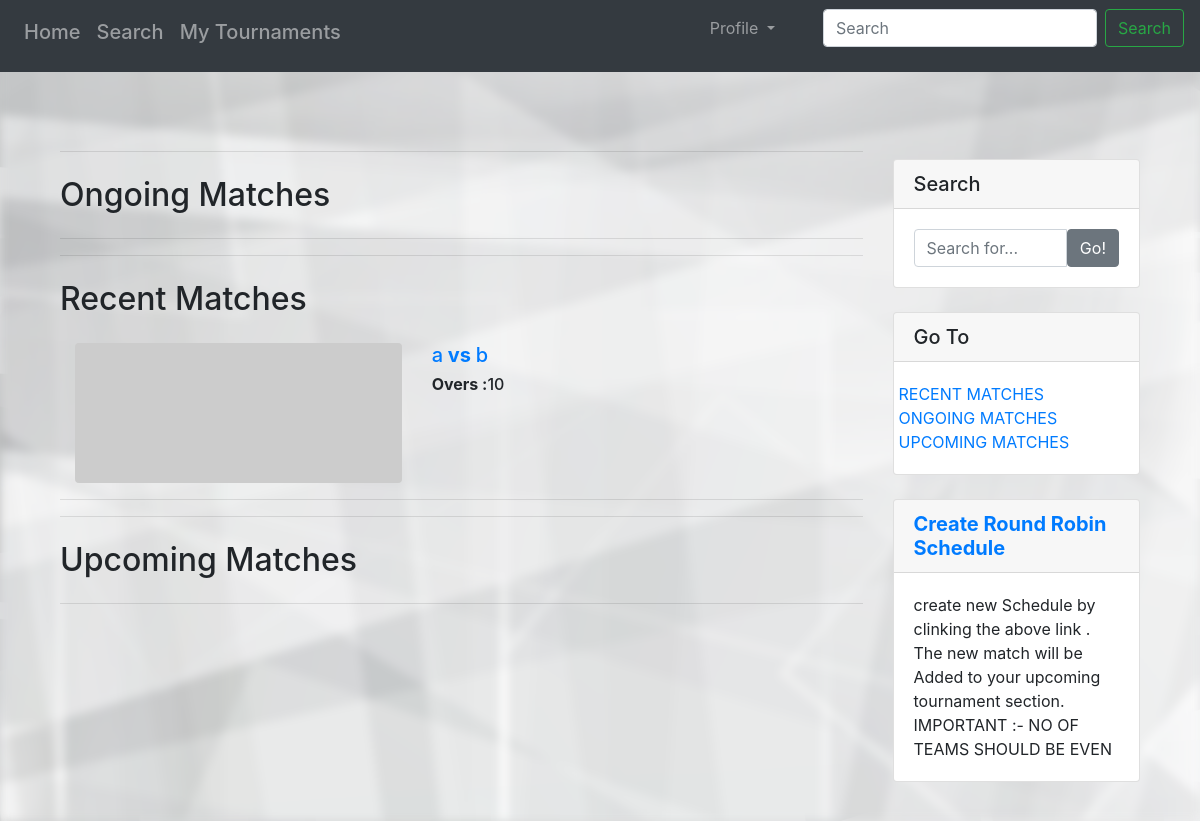
/tournament/1/matches, run on the app's committed database.
### tournament/models.py (models this page shows, shortened)
class Match(models.Model):
    name = models.CharField(max_length=10, blank=True, null=True)
    tournament = models.ForeignKey(Tournament, on_delete=models.CASCADE, null=True, blank=True)
    team_1 = models.ForeignKey('Team', related_name='team_1', on_delete=models.DO_NOTHING, null=True, blank=True)
    team_2 = models.ForeignKey('Team', related_name='team_2', on_delete=models.DO_NOTHING, null=True, blank=True)
    overs = models.IntegerField(default=0)
    match_status = models.IntegerField(default=0)
    toss_winner = models.ForeignKey('Team', related_name='toss_winner', on_delete=models.DO_NOTHING,
                                    blank=True, null=True)
    toss_winner_choice = models.CharField(max_length=10, default='Select')
    match_winner = models.ForeignKey('Team', related_name='match_winner', on_delete=models.DO_NOTHING, blank=True, null=True)

class Team(models.Model):
    name = models.CharField(max_length=20, unique=True)
    owner = models.CharField(max_length=20)
    logo = models.ImageField()
    tournament = models.ForeignKey(Tournament, on_delete=models.CASCADE, null=True, blank=True)
    players = models.ManyToManyField(Player)
    def __str__(self):
        return self.name

### tournament/views.py (the view)
# urls.py: path('<int:tournament_id>/matches', views.all_matches, name='all_matches'),
def all_matches(request, tournament_id):
    tournament=Tournament.objects.get(id=tournament_id)
    al_matches = tournament.match_set.all()
    return render(request,'tournament/match_templates/matches.html',{'tournament':tournament,'matches':al_matches})

### tournament/templates/tournament/match_templates/matches.html (shortened to what this page needs)
{% extends 'organizer/base.html' %}
{% block body %}
    <div class="backgroundImageCVR">
    <div class="background-image"></div>
    <div class="content">
    {% load staticfiles %}
    <link  rel="stylesheet" type="text/css" href="{% static 'organizer/base.css' %}">
    <br>
    <br>
    <br>
<div class="container">
    <div class="container">
      <div class="row">
        <div  class="col-md-9">
            <hr>
            <h2 class="my-4" style="{text-align: center;}">Ongoing Matches
            </h2>
            <div id="ongoing">
                <hr>
            </div>
            <hr>
            <div id="recent">
            <h2 class="my-4">Recent Matches
            </h2>
                {% for match in matches %}
                    {% if match.match_status == 2 %}
                        <div   class=" portfolio-item" >
                          <div class="col-md-8">
                           <div class="row">
                             <div class="col-md-8">
                                  <a href="#">
                                    <img class="img-fluid rounded mb-3 mb-md-0" src="http://placehold.it/700x300" alt="">
                                  </a>
                             </div>
                             <div class="col-md-4">
                                  <a  href="{% url 'tournament:match'  match.id %}"><h5>{{match.team_1 }}<b> vs </b> {{ match.team_2 }}</h5></a>
                                  <h6><b> Overs :</b>{{ match.overs }}</h6>
                             </div>
                           </div>
                          </div>
                        </div>
                             <hr>
                    {%  endif%}
                {% endfor %}
            </div>
             <div id="upcoming">
                 <hr>
             <h2 class="my-4">Upcoming Matches
             </h2>
                             <hr>
             </div>
        </div>
        <div   class="col-md-3 ">
            <div class="sticky-top" >
                      <div class="card my-4">
                        <h5 class="card-header">Search</h5>
                        <div class="card-body">
                          <div class="input-group">
                            <input type="text" class="form-control" placeholder="Search for...">
                            <span class="input-group-btn">
                              <button class="btn btn-secondary" type="button">Go!</button>
                            </span>
                          </div>
                        </div>
                      </div>
                      <div class="card my-4">
                        <h5 class="card-header">Go To</h5>
                        <div class="card-body">
                          <div class="row">
                              <a href="#recent">RECENT MATCHES</a>
                              <a href="#ongoing">ONGOING MATCHES</a>
                              <a href="#upcoming">UPCOMING MATCHES</a>
                          </div>
                      </div>
                      </div>
                      <div class="card my-4">
                        <h5 class="card-header">  <a href="{% url 'tournament:create_schedule' tournament.id %}"><b>Create Round Robin Schedule</b></a></h5>
                        <div class="card-body">
                          create new Schedule by clinking the above link . <br>The new match will be Added to  your upcoming tournament section. IMPORTANT :- NO OF TEAMS SHOULD BE EVEN
                        </div>
                      </div>
            </div>
        </div>
      </div>
    </div>
</div>
    </div>
    </div>
{% endblock %}

### organizer/static/organizer/base.css (style rules this page uses)
body { background-image: url('images/2.png') }
.backgroundImageCVR { position:relative; padding:15px; }
.background-image { position:absolute; left:0; right:0; top:0; bottom:0; background-image: url("images/2.png"); background-size:cover; z-index:1; -webkit-filter: blur(5px); -moz-filter: blur(5px); -o-filter: blur(5px); -ms-filter: blur(5px); filter: blur(5px); }
.content { position:relative; z-index:2; }

### data on the page
Match: match_status 2 (drawn), team_1 "a", team_2 "b", overs "10"
